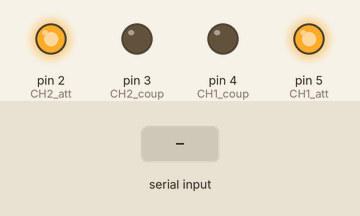
Recording of a sketch running on a simulated Arduino Uno, built with avr-gcc and run on an emulated ATmega328P. On the bench: output pins drawn as LEDs (lit = HIGH). The test bench sets the inputs (shaded band). Pins used as bus, display or sensor lines are not drawn; what the sketch prints to the serial monitor is not drawn.

Above: at 1.2 s.
1.3 s: byte 30 received over Serial
At 2.4 s:
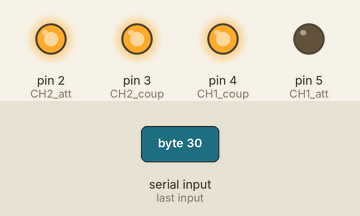
Timing chart, 0 to 4.3 s (numbered marks = the images above; inputs shaded):
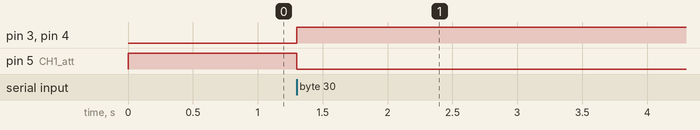

Measured:
- after the input at 1.3 s, pin 3 (CH2_coup), pin 4 (CH1_coup): LOW → HIGH at once; pin 5 (CH1_att): HIGH → LOW at once

The sketch:

SF4_arduino_code.ino
```cpp
#include <SPI.h>

SPISettings settings(2000000, MSBFIRST, SPI_MODE0);

const int CS = 10;
const int CH1_att = 5;
const int CH1_coup = 4;
const int CH2_att = 2;
const int CH2_coup = 3;

//Configuration:
//Byte 1: 0 0 0 0 1 SGL/DIFF D2 D1
//Byte 2: D0 X X X X X X X
//Byte 3: X X X X X X X X
//For Channel 0 read: D2 D1 D0 = 000
//For Channel 1 read: D2 D1 D0 = 010
uint8_t read_1_CH0 = 0b00001000;
uint8_t read_1_CH1 = 0b00001001;
uint8_t read_2 = 0b00000000;
uint8_t read_3 = 0b00000000;

const uint8_t SYNC1 = 0xAB;
const uint8_t SYNC2 = 0x28;//made redundant, did not particularly help with error rate
const uint8_t SYNC3 = 0x57;
uint8_t pkt[6] = {SYNC1, 0, 0, 0, 0, SYNC3};
uint8_t cmd;
bool configured = false;

void setup() {
  Serial.begin(1000000);
  pinMode(CS, OUTPUT);
  pinMode(CH1_att, OUTPUT);
  pinMode(CH1_coup, OUTPUT);
  pinMode(CH2_att, OUTPUT);
  pinMode(CH2_coup, OUTPUT);
  digitalWrite(CS, HIGH);
  digitalWrite(CH1_att, HIGH);
  digitalWrite(CH1_coup,LOW); //Low = AC coupling
  digitalWrite(CH2_att,HIGH);
  digitalWrite(CH2_coup,LOW);
  SPI.begin();
}

void loop() {
  //assign coupling and attenuation settings
  if (!configured){
    if (Serial.available()) {
      //instructions received from the pc in the form of one byte: {0, 0, 0, 0, CH2_coup, CH2_att, CH1_coup, CH1_att}
      cmd = Serial.read();
      Serial.write(cmd);
      digitalWrite(CH1_att, (cmd >> 0) & 1);
      digitalWrite(CH1_coup, (cmd >> 1) & 1);
      digitalWrite(CH2_att, (cmd >> 2) & 1);
      digitalWrite(CH2_coup, (cmd >> 3) & 1);
      Serial.flush();
      configured = true;
    }
  }
  else{
    read_ADC();
    Serial.write(pkt,6);
  }
}

void read_ADC() {
  SPI.beginTransaction(settings);

  //first channel
  digitalWrite(CS, LOW);
  SPI.transfer(read_1_CH0);
  pkt[1] = SPI.transfer(read_2);
  pkt[2] = SPI.transfer(read_3);
  digitalWrite(CS,HIGH);

  //second channel
  digitalWrite(CS,LOW);
  SPI.transfer(read_1_CH1);
  pkt[3] = SPI.transfer(read_2);
  pkt[4] = SPI.transfer(read_3);
  digitalWrite(CS,HIGH);

  SPI.endTransaction();

  //from first byte: removing garbage first 3 bits and sign extending
  pkt[1]=pkt[1]&0x1F;
  if (pkt[1]&0x10) {
    pkt[1] = pkt[1] | 0xE0;
  }
  pkt[3]=pkt[3]&0x1F;
  if (pkt[3]&0x10) {
    pkt[3] = pkt[3] | 0xE0;
  }
}
```
